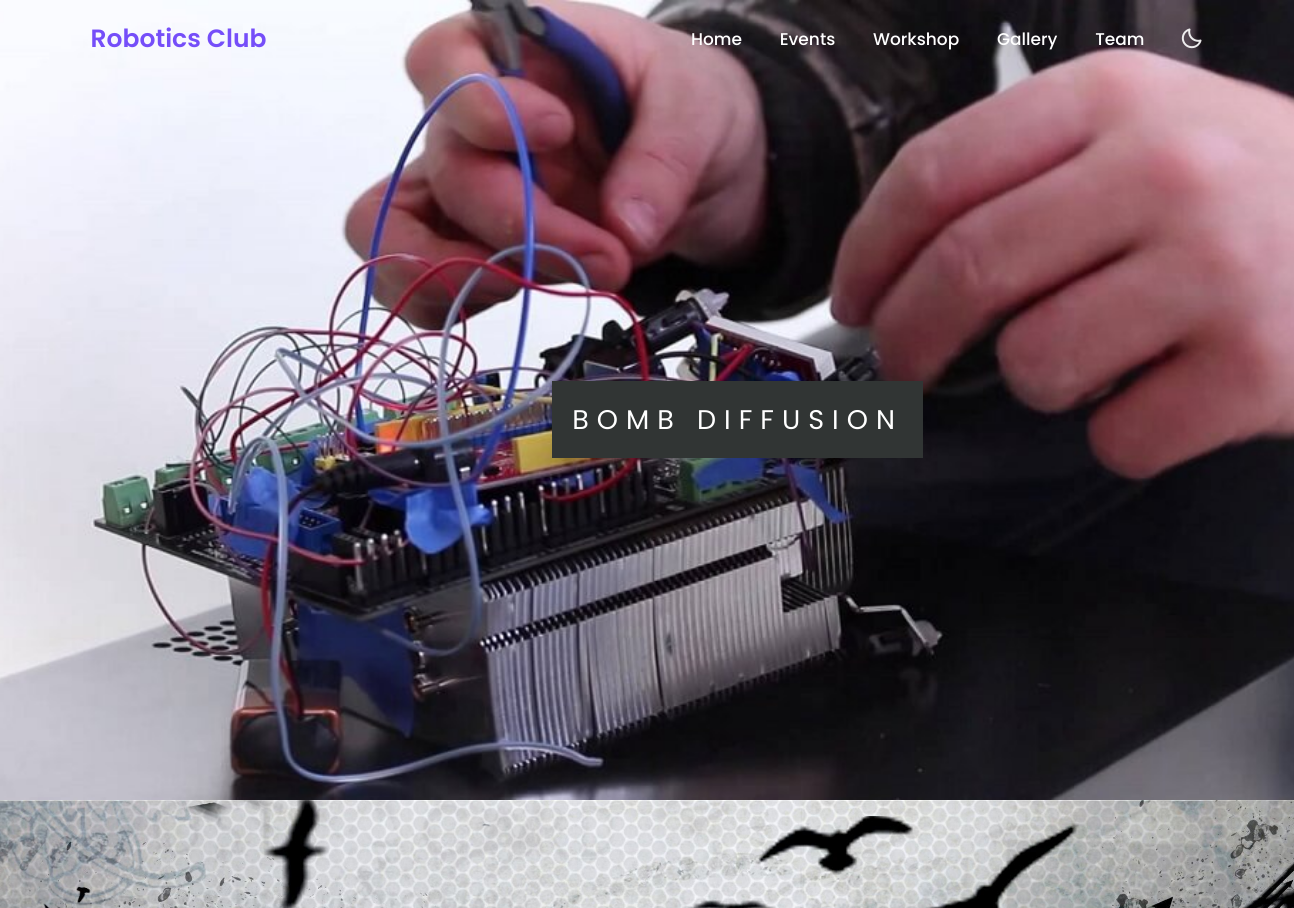
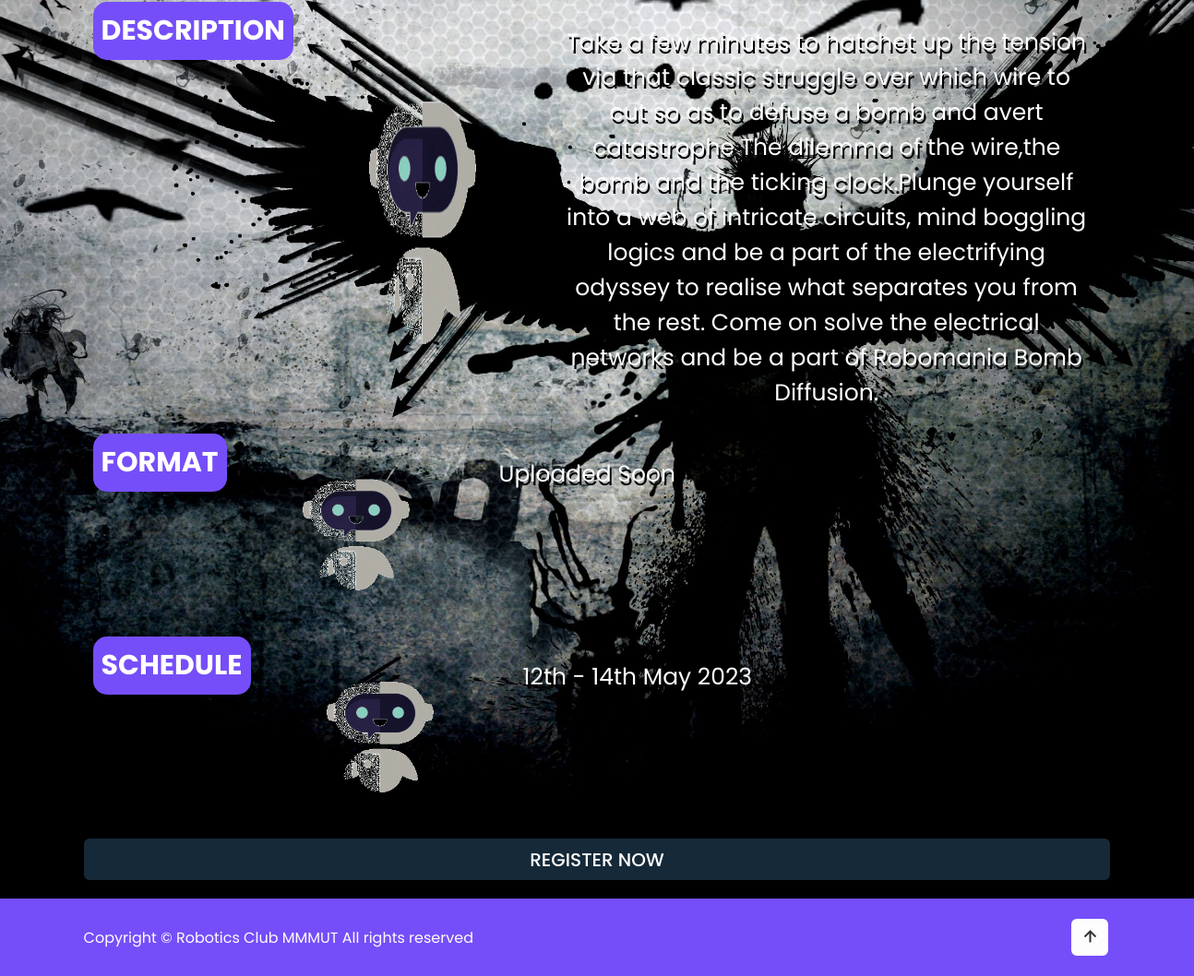
Page /event_show/3 on the committed database (2 pictures, top to bottom).
### app_college/models.py (models this page shows)
class Event(models.Model):
    event_id = models.AutoField(primary_key=True)
    event_title = models.CharField(max_length=20)
    description = models.CharField(max_length=1000)
    event_format = models.CharField(max_length=500)
    event_schedule = models.CharField(max_length=500)
    image_Event = models.ImageField(upload_to='Event_img')

### app_college/views.py (the view)
# urls.py: path('event_show/<int:event_id>', views.event_show, name='event_show'),
def event_show(request,event_id):
    data = Event.objects.get(pk=event_id)
    return render(request, 'event_show.html',{'data':data})

### templates/event_show.html (shortened to what this page needs)
{% extends 'base.html' %}
{% block 'maincontent' %}
{% load static %}
<section class="pimg1">
  <div class="ptext">
    <span class="textBg">{{data.event_title}}</span>
  </div>
</section>
<section class="event_content">
    <div class="submain">
        <div class="right">
            <h1 class="main_title">DESCRIPTION</h1>
        </div>
        <img src="../static/images/robot.gif" alt="" srcset="">
        <div class="left">
            <p>{{data.description}}</p>
        </div>
    </div>
    <div class="submain">
        <div class="right">
            <h1 class="main_title">FORMAT</h1>
        </div>
        <img src="../static/images/robot.gif" alt="" srcset="">
        <div class="left">
            <p>{{data.event_format}}</p>
        </div>
    </div>
    <div class="submain">
        <div class="right">
            <h1 class="main_title">SCHEDULE</h1>
        </div>
        <img src="../static/images/robot.gif" alt="" srcset="">
        <div class="left">
            <p>{{data.event_schedule}}</p>
        </div>
    </div>
    <button class="btn">REGISTER NOW</button>
</section>
{% endblock %}

### static/css/style.css (style rules this page uses)
* { margin: 0; padding: 0; box-sizing: border-box; text-decoration: none; border: none; outline: none; scroll-behavior: smooth; font-family: "Poppins", sans-serif; }
:root { --bg-color: #fdfdfd; --text-color: #333; --main-color: #754ef9; --white-color: #fdfdfd; --shadow-color: rgba(0, 0, 0, 0.2); }
html { font-size: 62.5%; overflow-x: hidden; }
body { background: var(--bg-color); color: var(--text-color); }
section { min-height: 100vh; padding: 10rem 7% 2rem; }
span { color: var(--main-color); }
.btn { width: 100%; height: 45px; background: #162938; border: none; outline: none; border-radius: 6px; cursor: pointer; font-size: 2em; color: #fff; font-weight: 500; }

### rows in the picture
Event: event_title "BOMB DIFFUSION", description "Take a few minutes to hatchet up the tension via that classic struggle over which wire to cut so as to defuse a bomb and avert catastrophe The dilemma of the wire,the bomb and the ticking clock.Plunge yourself into a web of intricate circuits, mind boggling logics and be a part of the electrifying odyssey to realise what separates you from the rest. Come on solve the electrical networks and be a part of Robomania Bomb Diffusion.", event_format "Uploaded Soon", event_schedule "12th - 14th May 2023"
